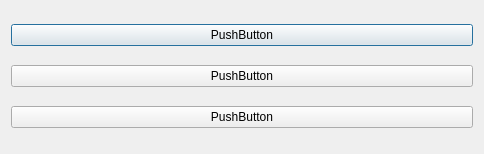
<?xml version="1.0" encoding="UTF-8"?>
<ui version="4.0">
 <class>Dialog</class>
 <widget class="QDialog" name="Dialog">
  <property name="geometry">
   <rect>
    <x>0</x>
    <y>0</y>
    <width>484</width>
    <height>154</height>
   </rect>
  </property>
  <property name="sizePolicy">
   <sizepolicy hsizetype="Expanding" vsizetype="Expanding">
    <horstretch>0</horstretch>
    <verstretch>0</verstretch>
   </sizepolicy>
  </property>
  <property name="windowTitle">
   <string>Dialog</string>
  </property>
  <layout class="QVBoxLayout" name="verticalLayout_2">
   <item>
    <widget class="QPushButton" name="pushButton_3">
     <property name="text">
      <string>PushButton</string>
     </property>
    </widget>
   </item>
   <item>
    <widget class="QPushButton" name="pushButton_2">
     <property name="text">
      <string>PushButton</string>
     </property>
    </widget>
   </item>
   <item>
    <widget class="QPushButton" name="pushButton">
     <property name="text">
      <string>PushButton</string>
     </property>
    </widget>
   </item>
  </layout>
 </widget>
 <resources/>
 <connections/>
</ui>
